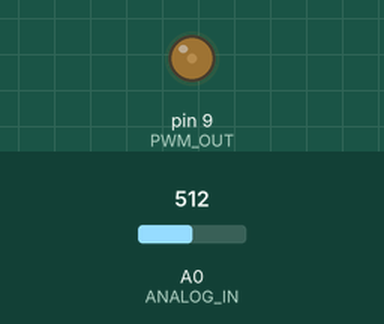
The sketch below on a simulated Arduino Uno, built with avr-gcc and run on an emulated ATmega328P. Parts: output pins drawn as LEDs (lit = HIGH). The inputs (shaded band) are chosen by the test bench; at power-on: A0 (ANALOG_IN) = 512. Random numbers use the default seed unless the sketch sets one.

Above: at 0.15 s.
At 0.71 s:
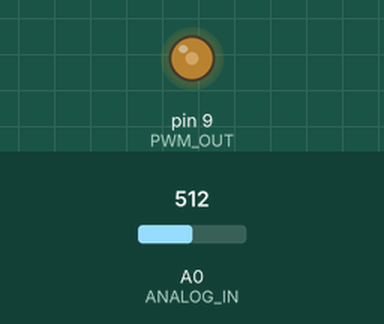
Timing chart, 0 to 40.0 s (numbered marks = the images above):
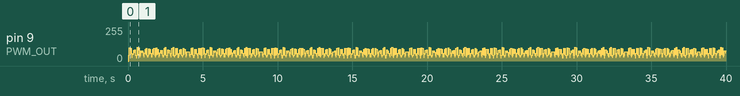

The sketch:

analog_in_lfsr_converger.ino
```cpp
// Corrected version of analog_in_lfsr_converger.ino
// This version is syntactically correct and implements a working feedback loop.

#define ANALOG_IN A0
#define PWM_OUT 9
#define SAMPLING_FREQ 1000
#define BUFFER_SIZE 64

#define CYCLO_COEFFS {1, 0, 0, 0, 0, 0, 0, 1}
#define LFSR1_POLY 0xB8
#define LFSR2_POLY 0x8E

int8_t cyclo[] = CYCLO_COEFFS;
uint8_t buffer[BUFFER_SIZE];
int buf_index = 0;
unsigned long timer = 0;

uint8_t lfsr1_state = 1;
uint8_t lfsr2_state = 1;

void setup() {
  pinMode(PWM_OUT, OUTPUT);
  randomSeed(analogRead(A1));
  timer = micros();
}

int lfsr_step(uint8_t &state, uint8_t poly) {
  uint8_t bit = state & 1;
  state >>= 1;
  if (bit) state ^= poly;
  return bit;
}

int cyclo_eval(int8_t coeff[], int x) {
  int result = 0;
  int power = 1;
  for (int i = 0; i < 8; i++) {
    result += coeff[i] * power;
    power *= x;
  }
  return result;
}

void loop() {
  if (micros() - timer >= (1000000 / SAMPLING_FREQ)) {
    timer = micros();

    int input = map(analogRead(ANALOG_IN), 0, 1023, 0, 255);
    buffer[buf_index] = (uint8_t)input;

    // Generate output candidate
    int b1 = lfsr_step(lfsr1_state, LFSR1_POLY);
    int b2 = lfsr_step(lfsr2_state, LFSR2_POLY);

    // Original logic multiplied two bits
    int bit_product = b1 * b2;
    // Evaluate cyclotomic-like FIR filter
    // y = cyclo[0] + cyclo[7]*bit_product^7 (simplified)
    int output = bit_product * 255;

    analogWrite(PWM_OUT, output);

    // Evolution: Mutation
    if (random(0, 1000) < 5) {
        cyclo[random(0, 8)] = random(-1, 2);
    }

    buf_index = (buf_index + 1) % BUFFER_SIZE;
  }
}
```
